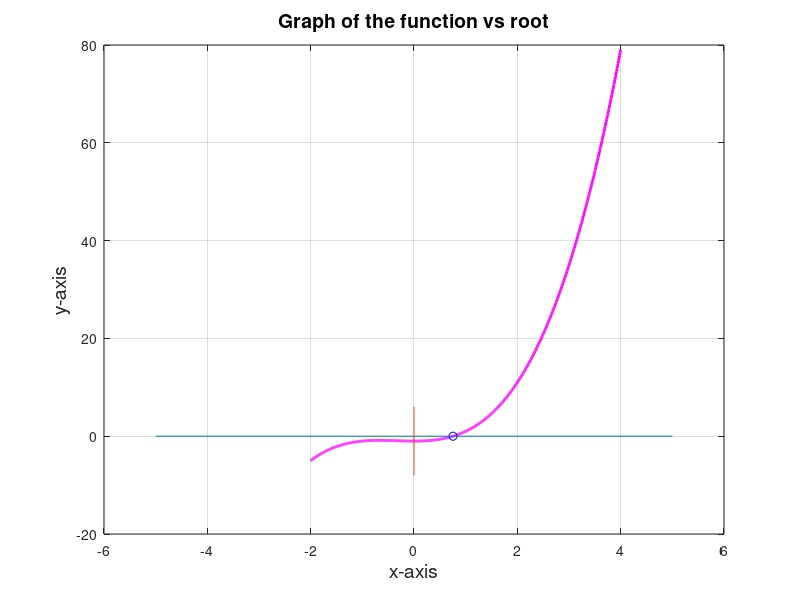

Reproduce this figure in MATLAB. (Note: this script raises an error after producing the figure.)
% program of ITERETION Method.
clc
clear all
f=@(x) x.^3+x.^2-1;
f2=@(x) 1/(x+1).^(1/2);
df=@(x)-1/(2*(x+1).^(1/2));
x1=input('Enter the initial value x1=');
acc=0.0001;
while (df(x1)>1)
 x1=input('there is no root in the initial value x1=');
end
x2=f2(x1);
i=0;
while (abs(x2-x1)>acc)
 i=i+1;
 x1=x2;
 x2=f2(x1);
 fprintf('%d root =%f\tf(root)=%f\n',i,x2,f(x2));
end
fprintf('the root of the equation is=%f\n',x2);
%Graph of the program
x=[-2:0.01:4];
plot(x,f(x),'m','Linewidth',2)
hold on
plot(x2,f(x2),'ob')
hold on
plot([-5,5],[0,0])
hold on
plot([0,0],[-8,6])
hold on
xlabel('x-axis','Fontsize',14)
ylabel('y-axis','Fontsize',14)
grid on
title('Graph of the function vs root','Fontsize',14)
legend('Graph of x^3+x^2+1=0','root',2);
hold off
grid on
title('Graph of the function vs root','Fontsize',14)
legend('Graph of x^3+x^2+1=0','root',2);
hold off
